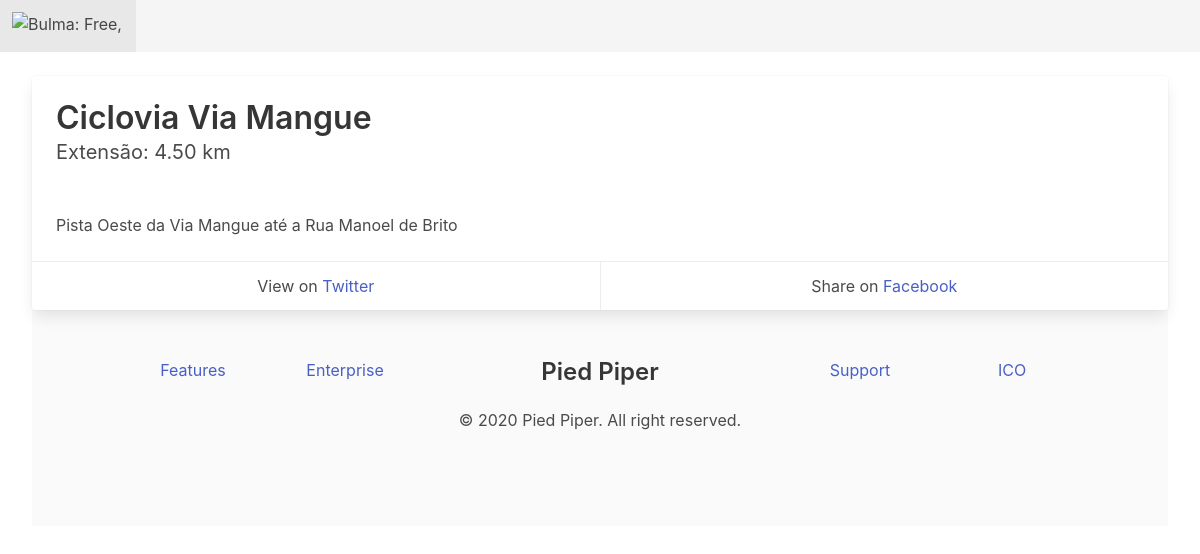
The app's page /8/ with its own data.
### rotas/models.py (models this page shows, shortened)
class Rotas(models.Model):
    nome = models.CharField('Nome', max_length=50)
    descricao = models.CharField('Descrição', max_length=500)
    tamanho = models.DecimalField('Tamanho da Rota em Km', max_digits=4, decimal_places=2)
    create_at = models.DateTimeField(auto_now_add=True)
    update_at = models.DateTimeField(auto_now=True)

### rotas/views.py (the view)
# urls.py: path('<int:pk>/', RotasDetailView.as_view(), name='rotas-detail'),
class RotasDetailView(DetailView):
    model = Rotas

### rotas/templates/rotas/rotas_detail.html
{% extends 'base.html' %}
{% block content %}
    <div class="card">
        <div class="card-content">
            <p class="title">
                {{ object.nome }}
            </p>
            <p class="subtitle">
                Extensão: {{ object.tamanho }} km
            </p>
        </div>
        <div class="card-content">
            <div class="content">
                {{ object.descricao }}
            </div>
        </div>
        <footer class="card-footer">
            <p class="card-footer-item">
      <span>
        View on <a href="https://twitter.com/codinghorror/status/506010907021828096">Twitter</a>
      </span>
            </p>
            <p class="card-footer-item">
      <span>
        Share on <a href="#">Facebook</a>
      </span>
            </p>
        </footer>
    </div>
{% endblock content %}

### records on screen
Rotas: nome "Ciclovia Via Mangue", tamanho "4.50", descricao "Pista Oeste da Via Mangue até a Rua Manoel de Brito"
